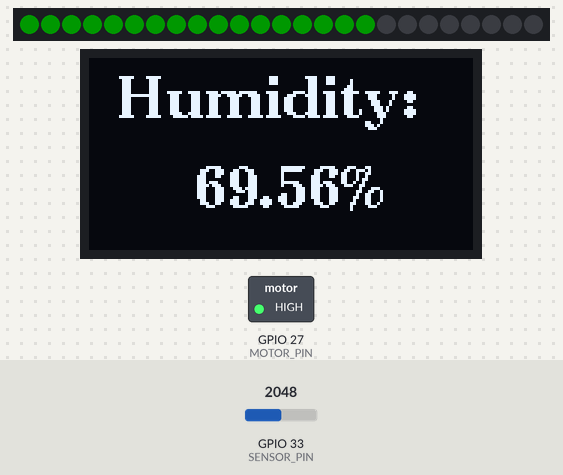
The program below on a simulated ESP32. Parts: 25 RGB LEDs in strip order, left to right, 128×64 one-colour display, switched loads named in the program (green lamp = pin HIGH). Inputs (shaded band) come from the test bench; at power-on: GPIO 33 (SENSOR_PIN) = 2048. Dim RGB values are drawn brighter than linear; what the program prints to the serial monitor is not drawn.

Above: at 0.2 s.
1.3 s: GPIO 33 (SENSOR_PIN) set to 1563
At 1.9 s:
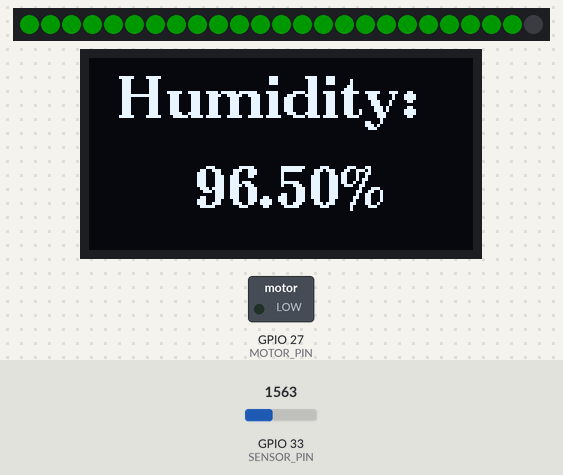
3.0 s: GPIO 33 (SENSOR_PIN) set to 1449
At 3.7 s:
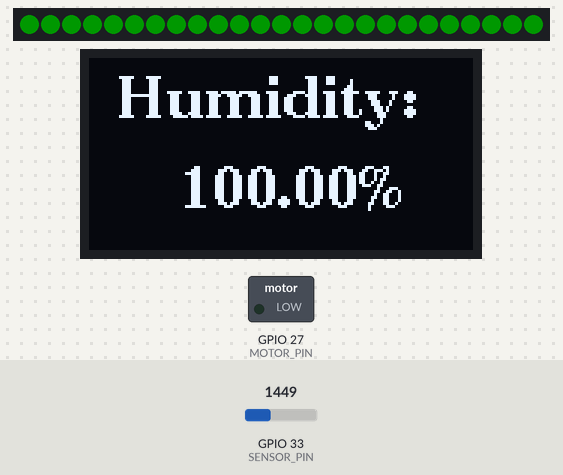
4.7 s: GPIO 33 (SENSOR_PIN) set to 4095
At 5.5 s:
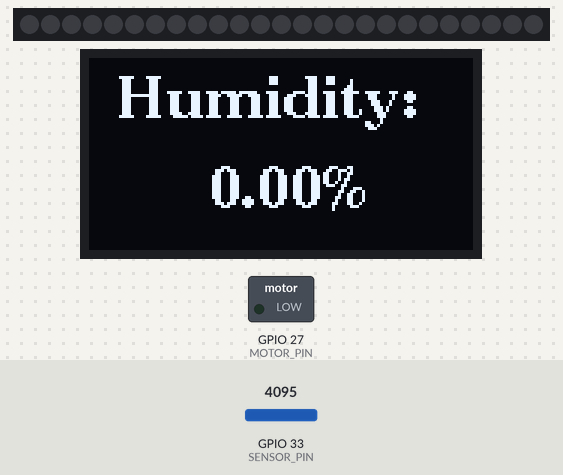
6.2 s: GPIO 33 (SENSOR_PIN) set to 3302
7.7 s: GPIO 33 (SENSOR_PIN) set to 3179
At 8.3 s:
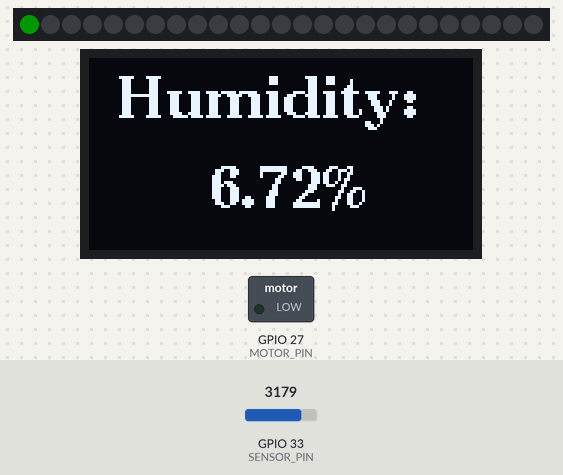
9.4 s: GPIO 33 (SENSOR_PIN) set to 2056
At 10.8 s:
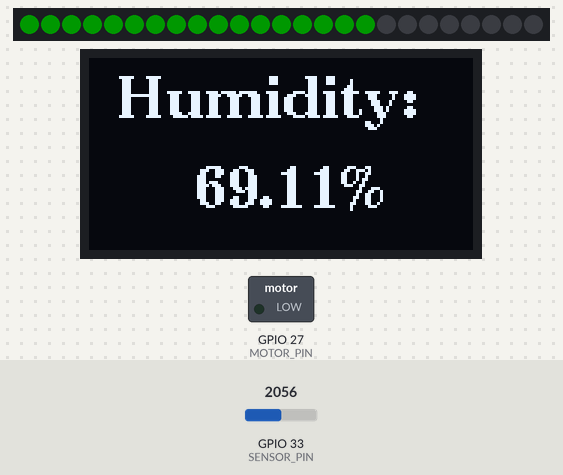
12.4 s: GPIO 33 (SENSOR_PIN) set to 1953
At 13.0 s:
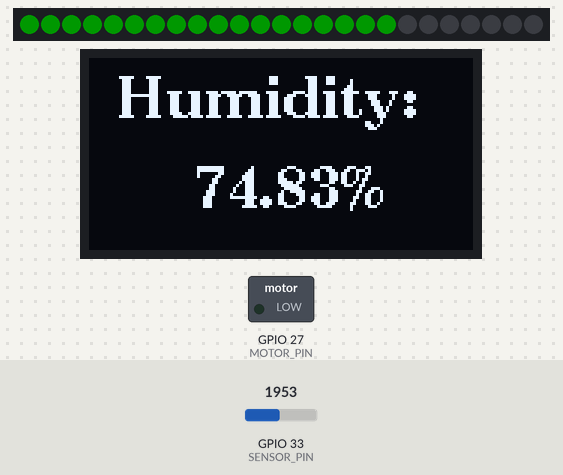
Timing chart, 0 to 15.1 s (numbered marks = the images above; inputs shaded):
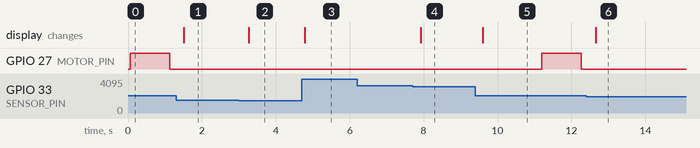

Measured:
- the behaviour switches between 1501 and 1500 on GPIO 33 (SENSOR_PIN) (found by bisection; images 1 and 2)
- the behaviour switches between 3229 and 3228 on GPIO 33 (SENSOR_PIN) (found by bisection; images 3 and 4)
- after the input at 1.3 s, the display: changes after 0.21 s (image 1)
- after the input at 3.0 s, the display: changes after 0.26 s (image 2)
- after the input at 4.7 s, the display: changes after 0.08 s (image 3)
- after the input at 6.2 s, every drawn part: stays the same
- after the input at 7.7 s, the display: changes after 0.22 s (image 4)
- after the input at 9.4 s, the display: changes after 0.19 s (image 5)
- after the input at 12.4 s, the display: changes after 0.25 s (image 6)

The program:

main.cpp
```cpp
#include <Arduino.h>
#include <Adafruit_NeoPixel.h>
#include <U8g2lib.h>
#include <Wire.h>

#define SENSOR_PIN 33
#define MOTOR_PIN 27
#define LED_PIN 32

int sensorRange = 5000;
int ledRange = 25;
int sensorDryOffset = 1700;
int sensorWetOffset = 5000 - 3500;

int pumpSensorLimit = 2000;


int waitingUntilRemeasure = 10000;
int wateringTime = 1000;


int pumpTimeStamp = -10000;
bool pumpIsOn = false;

#define PIN         32    // Verwendeter GPIO-Pin
#define NUMPIXELS   25    // Anzahl an LEDs in Strip

Adafruit_NeoPixel pixels = Adafruit_NeoPixel(NUMPIXELS, PIN, NEO_GRB + NEO_KHZ800);


// display
#define DISP_ADDR 0x78
#define DISP_SDA 21
#define DISP_SCL 22

U8G2_SSD1306_128X64_NONAME_1_SW_I2C display(U8G2_R0, DISP_SCL, DISP_SDA);


void setup() {
  Serial.begin(9600);
  pinMode(SENSOR_PIN, INPUT);
  pinMode(MOTOR_PIN, OUTPUT);
  pixels.begin();
  pixels.setBrightness(125);


  // display

  display.setI2CAddress(DISP_ADDR);
  display.begin();

}


void loop() {
  // Serial.println(analogRead(SENSOR_PIN));

  int sensorInput = analogRead(SENSOR_PIN);

  int newSensorInput = sensorRange - sensorInput;

  int numberLED = ((newSensorInput - sensorDryOffset) * ledRange) / (sensorRange - sensorDryOffset - sensorWetOffset);

  // int numberLED = ((sensorInput + sensorOffset) * ledRange) / (sensorRange - sensorOffset);
  Serial.println(numberLED + "--------------------------------------------------------------------------------------------------------");

  pixels.clear();

  for (int i = 0; i < (numberLED) ; i++) {
    pixels.setPixelColor(i, pixels.Color(0, 50, 0));
  }
  pixels.show();

Serial.println(newSensorInput);
// Serial.println(numberLED);

  if (analogRead(SENSOR_PIN) >= pumpSensorLimit){

    if (!pumpIsOn) {
      if (pumpTimeStamp + waitingUntilRemeasure < millis()){
        digitalWrite(MOTOR_PIN, HIGH);
        pumpIsOn = true;
        pumpTimeStamp = millis();
      }
    }
    else {
      if (pumpTimeStamp + wateringTime < millis()){
        digitalWrite(MOTOR_PIN, LOW);
        pumpIsOn = false;
        pumpTimeStamp = millis();
      }
    }

  }
  else{
    digitalWrite(MOTOR_PIN, LOW);
  }


  // int humidityPercentage = ((newSensorInput - sensorDryOffset) * 100) / (sensorRange - sensorDryOffset - sensorWetOffset);
  float humidityPercentage = ((newSensorInput - sensorDryOffset) * 100 * 1000) / (sensorRange - sensorDryOffset - sensorWetOffset);
  humidityPercentage /= 1000;

  if (humidityPercentage > 100) humidityPercentage = 100;
  if (humidityPercentage < 0) humidityPercentage = 0;

  // float humidityPercentage = sensorInput / sensorRange;
  Serial.print("humidity percenatage: ");
  Serial.println(humidityPercentage);
  Serial.print("new SensorInput: ");
  Serial.println(newSensorInput);

  String outputDisplayString1 = "Humidity:";
  String outputDisplayString2 = (String(humidityPercentage) + "%");
  if (outputDisplayString2.length() == 5) {
    outputDisplayString2 = "  " + outputDisplayString2;
  }
  if (outputDisplayString2.length() == 6) {
    outputDisplayString2 = " " + outputDisplayString2;
  }

  // display loop
  display.firstPage();  // Initialisierung Picture-Loop
    do {
        /* Hier Anzeigeinhalt frei definieren */
        display.setFont(u8g2_font_ncenB14_tr);  // optional: gewünschte Schriftart
        // display.print(analogRead(SENSOR_PIN));
        display.drawStr( 10,20,(outputDisplayString1.c_str()));
        display.drawStr( 30,50,(outputDisplayString2.c_str()));
        // display.drawStr(0, 20, "Hello World!");
    } while (display.nextPage());  // Sobald Inhalt angezeigt: Verlassen der Schleife
    /* Ende Picture-Loop */
}
```
